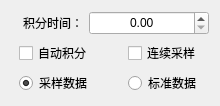
<?xml version="1.0" encoding="UTF-8"?>
<ui version="4.0">
 <class>HTestSetWidgetSpec</class>
 <widget class="QWidget" name="HTestSetWidgetSpec">
  <property name="geometry">
   <rect>
    <x>0</x>
    <y>0</y>
    <width>216</width>
    <height>98</height>
   </rect>
  </property>
  <property name="windowTitle">
   <string>Form</string>
  </property>
  <layout class="QGridLayout" name="gridLayout" rowstretch="10,2,2" columnstretch="0,1">
   <item row="0" column="0">
    <widget class="QLabel" name="label_001">
     <property name="minimumSize">
      <size>
       <width>72</width>
       <height>24</height>
      </size>
     </property>
     <property name="text">
      <string>积分时间：</string>
     </property>
     <property name="scaledContents">
      <bool>false</bool>
     </property>
     <property name="alignment">
      <set>Qt::AlignRight|Qt::AlignTrailing|Qt::AlignVCenter</set>
     </property>
    </widget>
   </item>
   <item row="0" column="1">
    <widget class="QDoubleSpinBox" name="doubleSpinBox_01">
     <property name="minimumSize">
      <size>
       <width>120</width>
       <height>24</height>
      </size>
     </property>
     <property name="alignment">
      <set>Qt::AlignCenter</set>
     </property>
    </widget>
   </item>
   <item row="1" column="0" colspan="2">
    <layout class="QHBoxLayout" name="horizontalLayout">
     <property name="spacing">
      <number>9</number>
     </property>
     <item>
      <spacer name="horizontalSpacer_01">
       <property name="orientation">
        <enum>Qt::Horizontal</enum>
       </property>
       <property name="sizeHint" stdset="0">
        <size>
         <width>20</width>
         <height>20</height>
        </size>
       </property>
      </spacer>
     </item>
     <item>
      <widget class="QCheckBox" name="checkBox_01">
       <property name="sizePolicy">
        <sizepolicy hsizetype="Minimum" vsizetype="Fixed">
         <horstretch>0</horstretch>
         <verstretch>0</verstretch>
        </sizepolicy>
       </property>
       <property name="text">
        <string>自动积分</string>
       </property>
      </widget>
     </item>
     <item>
      <spacer name="horizontalSpacer_02">
       <property name="orientation">
        <enum>Qt::Horizontal</enum>
       </property>
       <property name="sizeHint" stdset="0">
        <size>
         <width>40</width>
         <height>20</height>
        </size>
       </property>
      </spacer>
     </item>
     <item>
      <widget class="QCheckBox" name="checkBox_02">
       <property name="sizePolicy">
        <sizepolicy hsizetype="Minimum" vsizetype="Fixed">
         <horstretch>0</horstretch>
         <verstretch>0</verstretch>
        </sizepolicy>
       </property>
       <property name="text">
        <string>连续采样</string>
       </property>
      </widget>
     </item>
     <item>
      <spacer name="horizontalSpacer_09">
       <property name="orientation">
        <enum>Qt::Horizontal</enum>
       </property>
       <property name="sizeHint" stdset="0">
        <size>
         <width>20</width>
         <height>20</height>
        </size>
       </property>
      </spacer>
     </item>
    </layout>
   </item>
   <item row="2" column="0" colspan="2">
    <layout class="QHBoxLayout" name="horizontalLayout_2">
     <property name="spacing">
      <number>9</number>
     </property>
     <item>
      <spacer name="horizontalSpacer_11">
       <property name="orientation">
        <enum>Qt::Horizontal</enum>
       </property>
       <property name="sizeHint" stdset="0">
        <size>
         <width>20</width>
         <height>20</height>
        </size>
       </property>
      </spacer>
     </item>
     <item>
      <widget class="QRadioButton" name="radioButton_01">
       <property name="text">
        <string>采样数据</string>
       </property>
       <property name="checked">
        <bool>true</bool>
       </property>
      </widget>
     </item>
     <item>
      <spacer name="horizontalSpacer_12">
       <property name="orientation">
        <enum>Qt::Horizontal</enum>
       </property>
       <property name="sizeHint" stdset="0">
        <size>
         <width>40</width>
         <height>20</height>
        </size>
       </property>
      </spacer>
     </item>
     <item>
      <widget class="QRadioButton" name="radioButton_02">
       <property name="text">
        <string>标准数据</string>
       </property>
      </widget>
     </item>
     <item>
      <spacer name="horizontalSpacer_19">
       <property name="orientation">
        <enum>Qt::Horizontal</enum>
       </property>
       <property name="sizeHint" stdset="0">
        <size>
         <width>20</width>
         <height>20</height>
        </size>
       </property>
      </spacer>
     </item>
    </layout>
   </item>
  </layout>
 </widget>
 <resources/>
 <connections/>
</ui>
